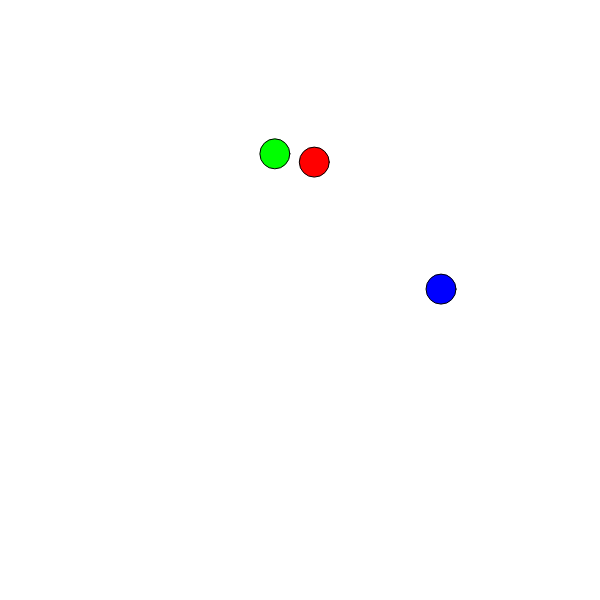
Frame 1 (no input)
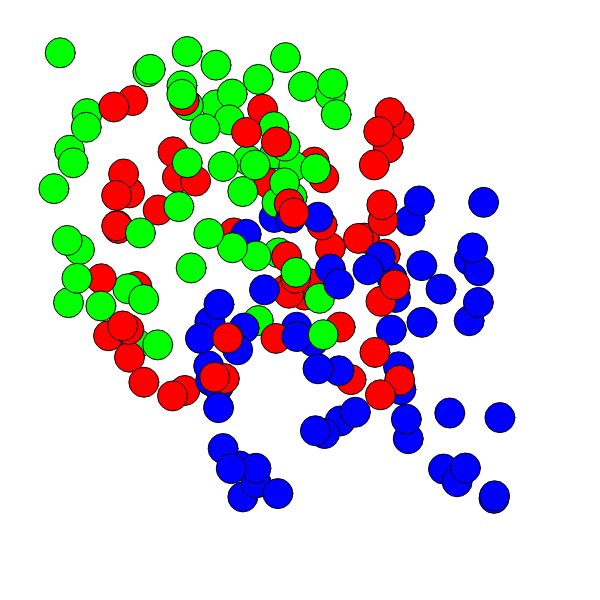
Frame 60 (no input)
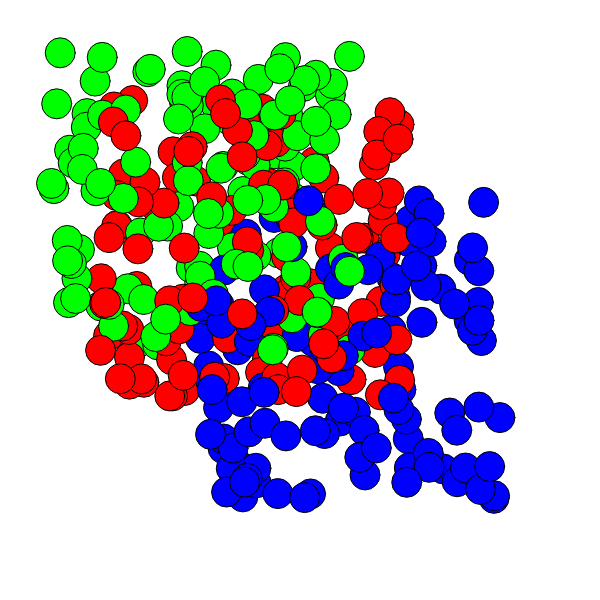
Frame 120 (the mouse pressed at the canvas centre since frame 60)

The p5.js sketch that drew these frames (run headless with seeded random() and noise() and a simulated clock; from frame 60 on, the mouse is pressed at the canvas centre):

// p5.js sketch
// ── sketch.js
var bee1 = new Bee(0, 0, 30, 'red');
var bee2 = new Bee(-50, -50, 30, 'green');
var bee3 = new Bee(100, 100, 30, 'blue');


function setup() {
    createCanvas(600, 600)


}

function draw() {
    //background(200);
    bee1.move();
    bee1.display();

    bee2.move();
    bee2.display();

    bee3.move();
    bee3.display();
}

// Object constructor , blueprint of a house
function Bee(x, y, size, colour) {
    this.x = x; // property of x
    this.y = y; // property of y
    this.size = size; // property of size


    // move methods
    this.move = function () {
        this.x = x + random(100, 400);
        this.y = y + random(100, 400);
    }

    // display methods

    this.display = function () {
        if (colour == 'red') {
            r = 255;
            g = 0;
            b = 0;
        } else if (colour == 'green') {
            r = 0;
            g = 255;
            b = 0;

        } else if (colour == 'blue') {
            r = 0;
            g = 0;
            b = 255;
        }
        fill(r, g, b);
        ellipse(this.x, this.y, this.size, this.size);
    }

}
